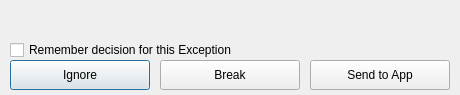
<?xml version="1.0" encoding="UTF-8"?>
<ui version="4.0">
 <class>qtDLGExceptionAskClass</class>
 <widget class="QDialog" name="qtDLGExceptionAskClass">
  <property name="geometry">
   <rect>
    <x>0</x>
    <y>0</y>
    <width>460</width>
    <height>95</height>
   </rect>
  </property>
  <property name="windowTitle">
   <string>[ uintDebugger ] - Unhandled Exception Found!</string>
  </property>
  <widget class="QPushButton" name="pbIgnore">
   <property name="geometry">
    <rect>
     <x>10</x>
     <y>60</y>
     <width>140</width>
     <height>30</height>
    </rect>
   </property>
   <property name="text">
    <string>Ignore</string>
   </property>
  </widget>
  <widget class="QPushButton" name="pbBreak">
   <property name="geometry">
    <rect>
     <x>160</x>
     <y>60</y>
     <width>140</width>
     <height>30</height>
    </rect>
   </property>
   <property name="text">
    <string>Break</string>
   </property>
  </widget>
  <widget class="QPushButton" name="pbApp">
   <property name="geometry">
    <rect>
     <x>310</x>
     <y>60</y>
     <width>140</width>
     <height>30</height>
    </rect>
   </property>
   <property name="text">
    <string>Send to App</string>
   </property>
  </widget>
  <widget class="QCheckBox" name="cbAlways">
   <property name="geometry">
    <rect>
     <x>10</x>
     <y>40</y>
     <width>231</width>
     <height>20</height>
    </rect>
   </property>
   <property name="text">
    <string>Remember decision for this Exception</string>
   </property>
  </widget>
  <widget class="QLabel" name="lableState">
   <property name="geometry">
    <rect>
     <x>10</x>
     <y>6</y>
     <width>440</width>
     <height>30</height>
    </rect>
   </property>
   <property name="text">
    <string/>
   </property>
  </widget>
 </widget>
 <resources/>
 <connections/>
</ui>
